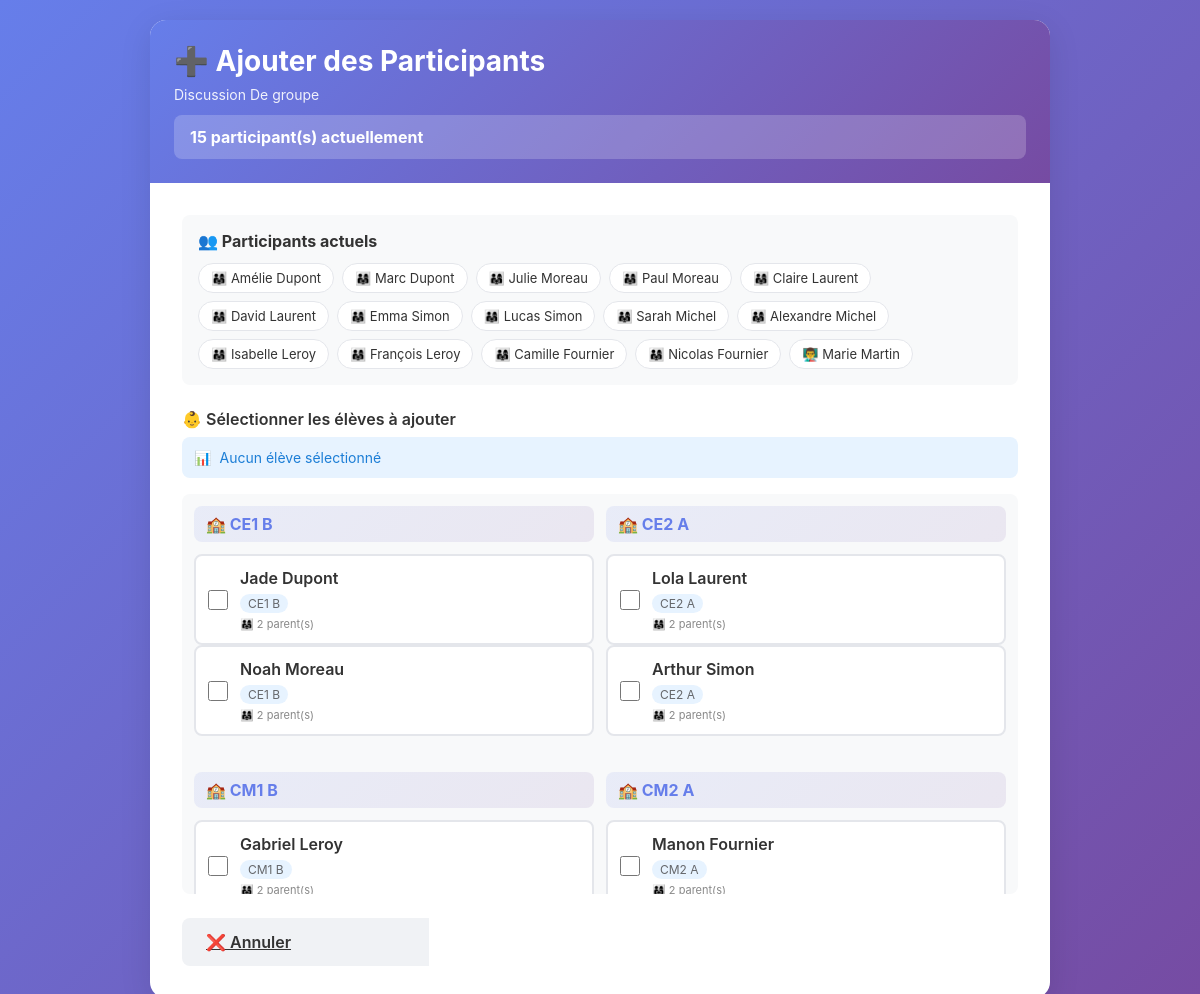
Page /niveaux/primaire/conversation/20/add-participants/ (signed in) on the committed database.
### school_core/models.py (models this page shows, shortened)
class Conversation(models.Model):
    CONVERSATION_TYPES = [
        ('group', 'Groupe Classe'),
        ('private', 'Discussion Privée'),
    ]
    name = models.CharField(max_length=200, verbose_name="Nom de la conversation")
    conversation_type = models.CharField(
        max_length=10,
        choices=CONVERSATION_TYPES,
        default='private',
        verbose_name="Type"
    )
    classroom = models.ForeignKey(
        Classroom,
        on_delete=models.CASCADE,
        null=True,
        blank=True,
        related_name='conversations',
        verbose_name="Classe (pour groupes)"
    )
    participants = models.ManyToManyField(
        settings.AUTH_USER_MODEL,
        related_name='conversations',
        verbose_name="Participants"
    )
    created_by = models.ForeignKey(
        settings.AUTH_USER_MODEL,
        on_delete=models.SET_NULL,
        null=True,
        related_name='created_conversations',
        verbose_name="Créé par"
    )
    created_at = models.DateTimeField(auto_now_add=True, verbose_name="Date de création")
    last_message_at = models.DateTimeField(default=timezone.now, verbose_name="Dernier message")
    class Meta:
        verbose_name = "Conversation"
        verbose_name_plural = "Conversations"
        ordering = ['-last_message_at']

class Classroom(models.Model):
    level = models.ForeignKey(SchoolLevel, on_delete=models.CASCADE, related_name='classrooms')
    name = models.CharField(max_length=50)
    teacher = models.ForeignKey(
        settings.AUTH_USER_MODEL,
        on_delete=models.SET_NULL,
        null=True,
        blank=True,
        limit_choices_to={'is_teacher': True},
        related_name='taught_classes'
    )
    school_year = models.CharField(max_length=9, default='2025-2026')
    class Meta:
        verbose_name = "Classe"
        verbose_name_plural = "Classes"
        ordering = ['level', 'name']

class Student(models.Model):
    first_name = models.CharField(max_length=50, verbose_name="Prénom")
    last_name = models.CharField(max_length=50, verbose_name="Nom")
    date_of_birth = models.DateField(null=True, blank=True, verbose_name="Date de naissance")
    classroom = models.ForeignKey(
        Classroom,
        on_delete=models.SET_NULL,
        null=True,
        blank=True,
        related_name='students'
    )
    parents = models.ManyToManyField(
        settings.AUTH_USER_MODEL,
        related_name='children',
        limit_choices_to={'is_parent': True},
        blank=True
    )
    photo = models.ImageField(upload_to='students/%Y/', blank=True, null=True)
    class Meta:
        verbose_name = "Élève"
        verbose_name_plural = "Élèves"
        ordering = ['last_name', 'first_name']

### accounts/models.py (models this page shows, shortened)
class CustomUser(AbstractUser):
    is_parent = models.BooleanField(default=False, verbose_name="Est parent")
    is_teacher = models.BooleanField(default=False, verbose_name="Est professeur")
    is_director = models.BooleanField(default=False, verbose_name="Est directeur")

### interfaces/views_primaire.py (the view, shortened to what this page needs)
# urls.py: path('primaire/conversation/<int:conversation_id>/add-participants/', views_primaire.add_participants, name='primaire_add_participants'),
@login_required
def add_participants(request, conversation_id):
    conversation = get_object_or_404(Conversation, id=conversation_id)
    if not (request.user.is_director or conversation.created_by == request.user or request.user in conversation.participants.all()):
        django_messages.error(request, "Vous n'avez pas la permission de modifier cette conversation")
        return redirect(f'/niveaux/primaire/?conv={conversation.id}')
    level = get_object_or_404(SchoolLevel, slug='primaire')
    if request.user.is_director:
        classrooms = Classroom.objects.filter(level=level)
    else:
        classrooms = request.user.taught_classes.filter(level=level)
    current_participants = conversation.participants.all()
    students = Student.objects.filter(classroom__in=classrooms).select_related('classroom').order_by('classroom__name', 'last_name', 'first_name')
    context = {
        'level': level,
        'conversation': conversation,
        'classrooms': classrooms,
        'students': students,
        'current_participants': current_participants,
    }
    return render(request, 'primaire/add_participants.html', context)

### interfaces/templates/primaire/add_participants.html (shortened to what this page needs)
<!DOCTYPE html>
<html lang="fr">
<head>
</head>
<body>
    <div class="container">
        <div class="header">
            <h1>➕ Ajouter des Participants</h1>
            <p>{{ conversation.name }}</p>
            <div class="conversation-info">
                <strong>{{ conversation.participants.count }} participant(s) actuellement</strong>
            </div>
        </div>
        <div class="form-content">
            <div class="current-participants">
                <h3>👥 Participants actuels</h3>
                <div class="participants-list">
                    {% for participant in current_participants %}
                        <div class="participant-badge">
                            {% if participant.is_teacher %}👨‍🏫{% else %}👨‍👩‍👧{% endif %}
                            {{ participant.first_name }} {{ participant.last_name }}
                        </div>
                    {% endfor %}
                </div>
            </div>
            <form method="POST" id="addParticipantsForm">
                <div class="form-group">
                    <label>👶 Sélectionner les élèves à ajouter</label>
                    <div class="selection-info">
                        <span>📊</span>
                        <span id="selectionCount">Aucun élève sélectionné</span>
                    </div>
                    {% regroup students by classroom as classroom_list %}
                    <div class="students-grid">
                        {% for classroom_group in classroom_list %}
                            <div class="class-section">
                                <div class="class-header">
                                    🏫 {{ classroom_group.grouper.name }}
                                </div>
                                {% for student in classroom_group.list %}
                                    {% with student_has_parent_in=False %}
                                        <div class="student-item {% if student_has_parent_in %}already-in{% endif %}" {% if not student_has_parent_in %}onclick="toggleCheckbox(this)"{% endif %}>
                                            <input type="checkbox" name="students" value="{{ student.id }}"
                                                   onchange="updateSelectionCount()">
                                            <div class="student-info">
                                                <div class="student-name">{{ student.first_name }} {{ student.last_name }}</div>
                                                <div class="student-class">{{ student.classroom.name }}</div>
                                                <div class="student-parents">
                                                    👨‍👩‍👧 {{ student.parents.count }} parent(s)
                                                </div>
                                            </div>
                                        </div>
                                    {% endwith %}
                                {% endfor %}
                            </div>
                        {% endfor %}
                    </div>
                </div>
                <div class="actions">
                    <a href="/niveaux/maternelle/?conv={{ conversation.id }}" class="btn btn-secondary">❌ Annuler</a>
                    <button type="submit" class="btn btn-primary" id="submitBtn" disabled>✅ Ajouter les Participants</button>
                </div>
            </form>
        </div>
    </div>
</body>
</html>

### interfaces/templates/primaire/add_participants.html (style rules this page uses)
* { margin: 0; padding: 0; box-sizing: border-box; }
body { font-family: -apple-system, BlinkMacSystemFont, 'Segoe UI', Roboto, Helvetica, Arial, sans-serif; background: linear-gradient(135deg, #667eea 0%, #764ba2 100%); min-height: 100vh; padding: 20px; }
.container { max-width: 900px; margin: 0 auto; background: white; border-radius: 16px; box-shadow: 0 8px 32px rgba(0, 0, 0, 0.1); overflow: hidden; }
.header { background: linear-gradient(135deg, #667eea 0%, #764ba2 100%); color: white; padding: 24px; }
.header h1 { font-size: 28px; margin-bottom: 8px; }
.header p { opacity: 0.9; font-size: 14px; }
.conversation-info { background: rgba(255, 255, 255, 0.2); padding: 12px 16px; border-radius: 8px; margin-top: 12px; }
.form-content { padding: 32px; }
.current-participants { background: #f8f9fa; padding: 16px; border-radius: 8px; margin-bottom: 24px; }
.current-participants h3 { color: #333; margin-bottom: 12px; font-size: 16px; }
.participants-list { display: flex; flex-wrap: wrap; gap: 8px; }
.participant-badge { background: white; padding: 6px 12px; border-radius: 16px; font-size: 13px; color: #333; border: 1px solid #e4e6eb; }
.form-group { margin-bottom: 24px; }
.form-group label { display: block; margin-bottom: 8px; font-weight: 600; color: #333; }
.students-grid { display: grid; grid-template-columns: repeat(auto-fill, minmax(280px, 1fr)); gap: 12px; max-height: 400px; overflow-y: auto; padding: 12px; background: #f8f9fa; border-radius: 8px; }
.student-item { display: flex; align-items: center; padding: 12px; background: white; border-radius: 8px; border: 2px solid #e4e6eb; cursor: pointer; transition: all 0.2s; }
.student-item input[type="checkbox"] { width: 20px; height: 20px; margin-right: 12px; cursor: pointer; accent-color: #667eea; }
.student-info { flex: 1; }
.student-name { font-weight: 600; color: #333; margin-bottom: 4px; }
.student-class { font-size: 12px; color: #65676b; display: inline-block; padding: 2px 8px; background: #e7f3ff; border-radius: 12px; }
.student-parents { font-size: 11px; color: #888; margin-top: 4px; }
.class-section { margin-bottom: 24px; }
.class-header { font-size: 16px; font-weight: 700; color: #667eea; margin-bottom: 12px; padding: 8px 12px; background: linear-gradient(135deg, rgba(102, 126, 234, 0.1), rgba(118, 75, 162, 0.1)); border-radius: 8px; }
.selection-info { background: #e7f3ff; padding: 12px; border-radius: 8px; margin-bottom: 16px; font-size: 14px; color: #1c7ed6; display: flex; align-items: center; gap: 8px; }
.actions { display: flex; gap: 12px; margin-top: 24px; }
.btn { flex: 1; padding: 14px 24px; border: none; border-radius: 8px; font-size: 16px; font-weight: 600; cursor: pointer; transition: all 0.3s; }
.btn-primary { background: linear-gradient(135deg, #667eea 0%, #764ba2 100%); color: white; }
.btn-primary:disabled { opacity: 0.5; cursor: not-allowed; transform: none; }
.btn-secondary { background: #f0f2f5; color: #333; }

### rows in the picture
Conversation: name "Discussion De groupe", participants.count "15"
CustomUser: first_name "Amélie", last_name "Dupont"
CustomUser: first_name "Marc", last_name "Dupont"
CustomUser: first_name "Julie", last_name "Moreau"
CustomUser: first_name "Paul", last_name "Moreau"
CustomUser: first_name "Claire", last_name "Laurent"
CustomUser: first_name "David", last_name "Laurent"
CustomUser: first_name "Emma", last_name "Simon"
CustomUser: first_name "Lucas", last_name "Simon"
CustomUser: first_name "Sarah", last_name "Michel"
CustomUser: first_name "Alexandre", last_name "Michel"
CustomUser: first_name "Isabelle", last_name "Leroy"
CustomUser: first_name "François", last_name "Leroy"
CustomUser: first_name "Camille", last_name "Fournier"
CustomUser: first_name "Nicolas", last_name "Fournier"
CustomUser: first_name "Marie", last_name "Martin"
Classroom: grouper.name "CE1 B"
Student: first_name "Jade", last_name "Dupont", classroom.name "CE1 B", parents.count "2"
Student: first_name "Noah", last_name "Moreau", classroom.name "CE1 B", parents.count "2"
Classroom: grouper.name "CE2 A"
Student: first_name "Lola", last_name "Laurent", classroom.name "CE2 A", parents.count "2"
Student: first_name "Arthur", last_name "Simon", classroom.name "CE2 A", parents.count "2"
Classroom: grouper.name "CM1 B"
Student: first_name "Gabriel", last_name "Leroy", classroom.name "CM1 B", parents.count "2"
Classroom: grouper.name "CM2 A"
Student: first_name "Manon", last_name "Fournier", classroom.name "CM2 A", parents.count "2"
